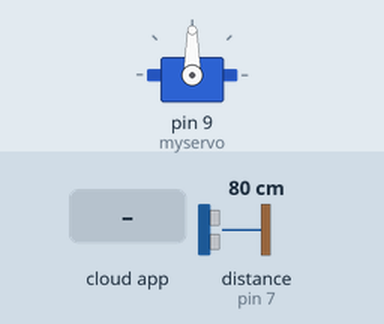
Bench run of a sketch on a simulated Arduino Uno, built with avr-gcc and run on an emulated ATmega328P. Shown: servo. Wiring (inferred from the names in the program): ultrasonic range finder: trigger pin 7; echo pin 7. The test bench sets the inputs (shaded band); at power-on: distance to the obstacle (sensor on pin 7) 80 cm. The echo pulse lasts 58.3 µs per cm; the ROS host is connected and sends only what is stated.

Above: at 1.2 s.
1.3 s: the phone or cloud app sets myTopic to 1
At 2.5 s:
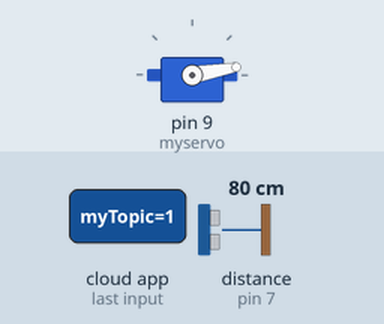
Timing chart, 0 to 4.3 s (numbered marks = the images above; inputs shaded):
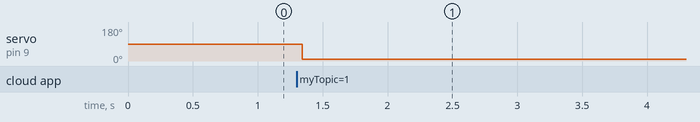

The sketch:

servo_et_ultra.ino
```cpp
#include <ros.h>
#include <ros/time.h>
#include <std_msgs/Float32.h>

#include <std_msgs/String.h>
#include <Servo.h>

Servo myservo;
ros::NodeHandle  camera;

ros::NodeHandle ultratfmini;

std_msgs :: Float32 ultra_msg;
ros::Publisher ultra_publisher("/ultra", &ultra_msg);
int pingPin=7;

void messageCb( const std_msgs::String& my_msg){

 if(my_msg.data[0] == '1'  )  //check 1st letter of the string
   myservo.write(10);
   if(my_msg.data[0] == '2')
   myservo.write(20);
   if(my_msg.data[0] == '3')
   myservo.write(30);
   if(my_msg.data[0] == '4')
   myservo.write(50);
   if(my_msg.data[0] == '5')
   myservo.write(60);
   if(my_msg.data[0] == '6' )
   myservo.write(70);
   if(my_msg.data[0] == '7')
   myservo.write(80);
  if(my_msg.data[0] == '8')
    myservo.write(90);

     else
digitalWrite(13,LOW);

}
ros::Subscriber<std_msgs::String> sub("myTopic", &messageCb );

void setup() {

   myservo.attach(9); // attaches the servo on pin 9 to the servo object
   ultratfmini.initNode();
   ultratfmini.subscribe(sub);
  // put your setup code here, to run once:

}

void loop() {

  float duration, cm;
  pinMode(pingPin, OUTPUT);
  digitalWrite(pingPin, LOW);
  delayMicroseconds(2);
  digitalWrite(pingPin, HIGH);
  delayMicroseconds(5);
  digitalWrite(pingPin, LOW);
  pinMode(pingPin, INPUT);
  duration = pulseIn(pingPin, HIGH);
  float distanceU = duration / 29 /2 ;
  delay(50);

  // put your main code here, to run repeatedly:
ultra_msg.data = distanceU;
ultra_publisher.publish(&ultra_msg);

ultratfmini.spinOnce();
camera.spinOnce();
delay(15);

}
```

Measured:
- after the input at 1.3 s, servo on pin 9 (myservo): 90° → 10° at once
